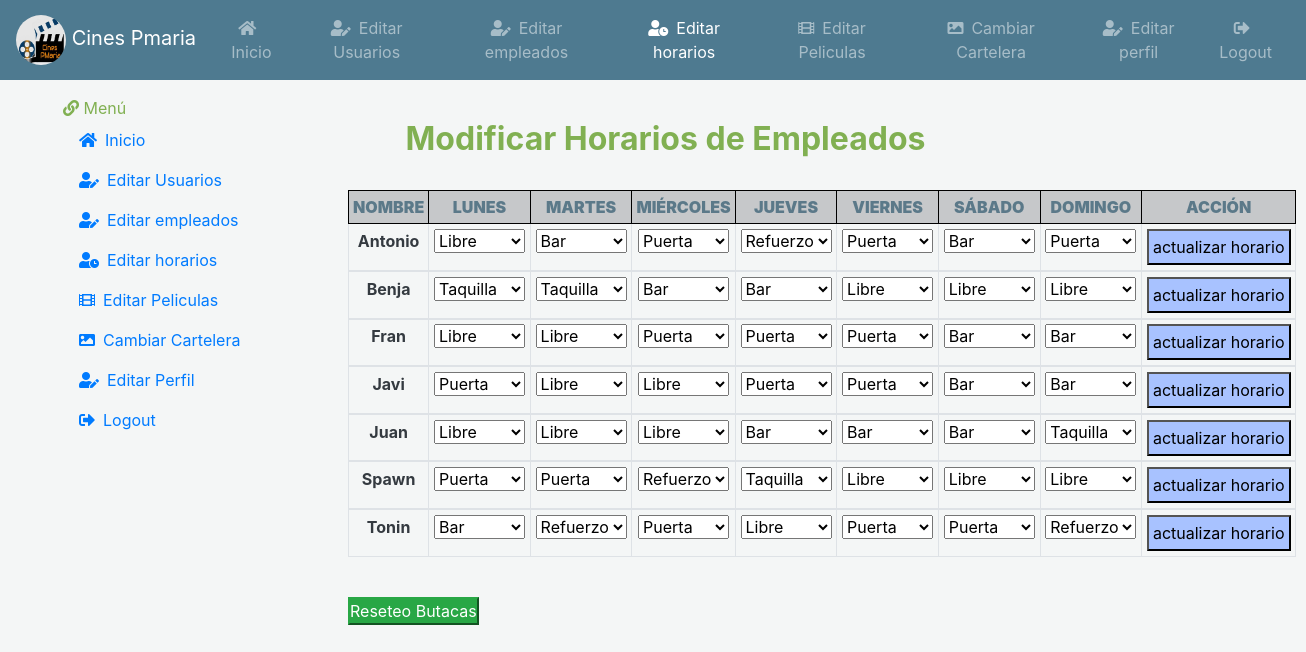
The app's page /vista/indexEditHorario.php (signed in) with its own data.
### tables this page shows
CREATE TABLE `usuarios` (
  `usuario` varchar(25) NOT NULL,
  `contrasena` varchar(25) NOT NULL,
  `email` varchar(30) NOT NULL,
  `ROL` varchar(20) NOT NULL DEFAULT 'ROL_USER',
  `activo` int(5) NOT NULL DEFAULT 1,
  `horario` int(5) NOT NULL DEFAULT -1
);

CREATE TABLE `horarios` (
  `horario` int(5) NOT NULL,
  `lunes` varchar(15) NOT NULL DEFAULT 'Libre',
  `martes` varchar(15) NOT NULL DEFAULT 'Libre',
  `miercoles` varchar(15) NOT NULL DEFAULT 'Libre',
  `jueves` varchar(15) NOT NULL DEFAULT 'Libre',
  `viernes` varchar(15) NOT NULL DEFAULT 'Libre',
  `sabado` varchar(15) NOT NULL DEFAULT 'Libre',
  `domingo` varchar(15) NOT NULL DEFAULT 'Libre'
);

### modelo/conexion.php (called while the page is built, shortened)
<?php
  class Conexion{
    private $conexion;
    public function __construct(){
      $this->servidor = "localhost";
      $this->usuario = "root";
      $this->clave = "";
      $this->base = "cinespmaria";
      $this->conexion = new mysqli($this->servidor, $this->usuario,
      $this->clave, $this->base);
    }
    public function ejecutarConsulta( $sql){
      $contenedor = $this->conexion->query($sql);
      return $contenedor->fetch_all();
    }
  }
 ?>

### modelo/userModelo.php (called while the page is built, shortened)
<?php
  class Users {
    public static function listaEmpleados(){
      $con = new Conexion();
      $cont = $con->ejecutarConsulta("SELECT * FROM usuarios WHERE ROL LIKE 'ROL_EMP'");
      return $cont;
    }
  }
 ?>

### modelo/horarioModelo.php (called while the page is built, shortened)
<?php
  require_once 'conexion.php';
  class Horario {
    public static function listaHorEmp($hor){
      $con = new Conexion();
      $cont = $con->ejecutarConsulta("SELECT * FROM horarios WHERE horario = " . $hor);
      return $cont;
    }
  }
 ?>

### vista/editarHorario.php (the view, shortened to what this page needs)
    <body>
        <br/>
        <h2 class="text-success text-center"><b> Modificar Horarios de Empleados </b></h2>
        <br/>
              <table class="table table-bordered table-hover table-sm text-center">
              <thead>
                <tr class='text-dark table-dark'>
                  <th style="border: 1px solid black;" class="text-blue p-1"><b>NOMBRE</b></th>
                  <th style="border: 1px solid black;" class="text-blue p-1"><b>LUNES</b></th>
                  <th style="border: 1px solid black;" class="text-blue p-1"><b>MARTES</b></th>
                  <th style="border: 1px solid black;" class="text-blue p-1"><b>MIÉRCOLES</b></th>
                  <th style="border: 1px solid black;" class="text-blue p-1"><b>JUEVES</b></th>
                  <th style="border: 1px solid black;" class="text-blue p-1"><b>VIERNES</b></th>
                  <th style="border: 1px solid black;" class="text-blue p-1"><b>SÁBADO</b></th>
                  <th style="border: 1px solid black;" class="text-blue p-1"><b>DOMINGO</b></th>
                  <th style="border: 1px solid black;" class="text-blue p-1"><b>ACCIÓN</b></th>
              </tr>
          <?php
           $PUESTO = ['Libre', 'Puerta', 'Bar', 'Taquilla', 'Refuerzo'];
          foreach (Users::listaEmpleados() as $empleado) {
           ?>
           <tbody>
            <tr>
              <form name = "formulario" method="POST" action= '../controlador/actualizarHorario.php'>
          <?php
             echo  "<td class='text-dark'><b>" . $empleado[0] . "</b> </td>";
      $hor = $empleado[5];
       foreach (Horario::listaHorEmp($hor) as $horarioEmp){
        echo  "<td > <select name=slunes>" ;
           for($x = 0; $x < 5; $x++){
            if($horarioEmp[1] == $PUESTO[$x])
            {
                echo "<option value='" .$PUESTO[$x]. "' selected>" .$PUESTO[$x] . "</option>";
             }
            else
            {
                echo "<option value='" . $PUESTO[$x] . "'>" . $PUESTO[$x] . "</option>";
            }
          }
      echo "</select>  </td>";
      echo  "<td> <select name=smartes class=select>" ;
      for($x = 0; $x < 5; $x++){
      if($horarioEmp[2] == $PUESTO[$x])
      {
          echo "<option value='" .$PUESTO[$x]. "' selected>" .$PUESTO[$x] . "</option>";
       }
      else
      {
          echo "<option value='" . $PUESTO[$x] . "'>" . $PUESTO[$x] . "</option>";
      }
    }
    echo "</select> </td>";
    echo  "<td> <select name=smiercoles class=select>" ;
    for($x = 0; $x < 5; $x++){
    if($horarioEmp[3] == $PUESTO[$x])
    {
        echo "<option value='" .$PUESTO[$x]. "' selected>" .$PUESTO[$x] . "</option>";
     }
    else
    {
        echo "<option value='" . $PUESTO[$x] . "'>" . $PUESTO[$x] . "</option>";
    }
    }
    echo "</select> </td>";
    echo  "<td> <select name=sjueves class=select>" ;
    for($x = 0; $x < 5; $x++){
    if($horarioEmp[4] == $PUESTO[$x])
    {
        echo "<option value='" .$PUESTO[$x]. "' selected>" .$PUESTO[$x] . "</option>";
    }
    else
    {
        echo "<option value='" . $PUESTO[$x] . "'>" . $PUESTO[$x] . "</option>";
    }
    }
    echo "</select></td>";
    echo  "<td> <select name=sviernes class=select>" ;
    for($x = 0; $x < 5; $x++){
    if($horarioEmp[5] == $PUESTO[$x])
    {
        echo "<option value='" .$PUESTO[$x]. "' selected>" .$PUESTO[$x] . "</option>";
    }
    else
    {
        echo "<option value='" . $PUESTO[$x] . "'>" . $PUESTO[$x] . "</option>";
    }
    }
    echo "</select></td>";
    echo  "<td> <select name=ssabado class=select>" ;
    for($x = 0; $x < 5; $x++){
    if($horarioEmp[6] == $PUESTO[$x])
    {
        echo "<option value='" .$PUESTO[$x]. "' selected>" .$PUESTO[$x] . "</option>";
    }
    else
    {
        echo "<option value='" . $PUESTO[$x] . "'>" . $PUESTO[$x] . "</option>";
    }
    }
    echo "</select></td>";
    echo  "<td> <select name=sdomingo class=select>" ;
    for($x = 0; $x < 5; $x++){
    if($horarioEmp[7] == $PUESTO[$x])
    {
        echo "<option value='" .$PUESTO[$x]. "' selected>" .$PUESTO[$x] . "</option>";
    }
    else
    {
        echo "<option value='" . $PUESTO[$x] . "'>" . $PUESTO[$x] . "</option>";
    }
    }
      echo "</select> </td>";
      echo "<td>"
       ?>
    <input type="submit" value="actualizar horario" name="registrar" class="btn-bClaro p-1"/>
    </form>
    <?php
    echo "</td></tr>";
  }
}
      ?>
    </tbody>
        </table>
        <br/>
       <a href='../controlador/reseteoButacas.php'><button   id="reset" class="btn-success" > Reseteo Butacas </button></a>
    </body>

### css/style.css (style rules this page uses)
* { margin:0; padding: 0; }
body { background-color: #f4f6f6 ; }
.text-blue { color: #5b7989; }
.text-success { color: #81B052 !important; }
.btn-bClaro { background-color: #a8c2ff !important; }

### vista/editarHorario.php (style rules this page uses)
table, tr, th, td { border: 1px solid #2b351f; text-align: center; }

### records on screen
usuarios: usuario "Antonio"
horarios: slunes "Libre", smartes "Bar", smiercoles "Puerta", sjueves "Refuerzo", sviernes "Puerta", ssabado "Bar", sdomingo "Puerta"
usuarios: usuario "Benja"
horarios: slunes "Taquilla", smartes "Taquilla", smiercoles "Bar", sjueves "Bar", sviernes "Libre", ssabado "Libre", sdomingo "Libre"
usuarios: usuario "Fran"
horarios: slunes "Libre", smartes "Libre", smiercoles "Puerta", sjueves "Puerta", sviernes "Puerta", ssabado "Bar", sdomingo "Bar"
usuarios: usuario "Javi"
horarios: slunes "Puerta", smartes "Libre", smiercoles "Libre", sjueves "Puerta", sviernes "Puerta", ssabado "Bar", sdomingo "Bar"
usuarios: usuario "Juan"
horarios: slunes "Libre", smartes "Libre", smiercoles "Libre", sjueves "Bar", sviernes "Bar", ssabado "Bar", sdomingo "Taquilla"
usuarios: usuario "Spawn"
horarios: slunes "Puerta", smartes "Puerta", smiercoles "Refuerzo", sjueves "Taquilla", sviernes "Libre", ssabado "Libre", sdomingo "Libre"
usuarios: usuario "Tonin"
horarios: slunes "Bar", smartes "Refuerzo", smiercoles "Puerta", sjueves "Libre", sviernes "Puerta", ssabado "Puerta", sdomingo "Refuerzo"
